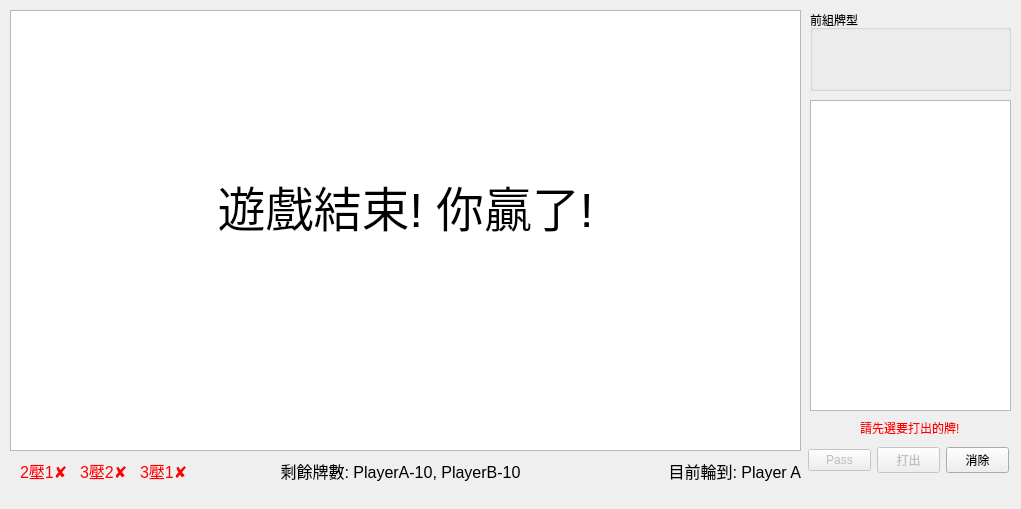
<?xml version="1.0" encoding="UTF-8"?>
<ui version="4.0">
 <class>MainWindow</class>
 <widget class="QMainWindow" name="MainWindow">
  <property name="geometry">
   <rect>
    <x>0</x>
    <y>0</y>
    <width>1021</width>
    <height>509</height>
   </rect>
  </property>
  <property name="windowTitle">
   <string>MainWindow</string>
  </property>
  <widget class="QWidget" name="centralwidget">
   <widget class="QGraphicsView" name="canva">
    <property name="geometry">
     <rect>
      <x>10</x>
      <y>10</y>
      <width>791</width>
      <height>441</height>
     </rect>
    </property>
    <property name="verticalScrollBarPolicy">
     <enum>Qt::ScrollBarAlwaysOff</enum>
    </property>
    <property name="horizontalScrollBarPolicy">
     <enum>Qt::ScrollBarAlwaysOff</enum>
    </property>
   </widget>
   <widget class="QListView" name="cardChooser">
    <property name="geometry">
     <rect>
      <x>810</x>
      <y>100</y>
      <width>201</width>
      <height>311</height>
     </rect>
    </property>
    <property name="verticalScrollBarPolicy">
     <enum>Qt::ScrollBarAsNeeded</enum>
    </property>
    <property name="horizontalScrollBarPolicy">
     <enum>Qt::ScrollBarAlwaysOff</enum>
    </property>
    <property name="batchSize">
     <number>100</number>
    </property>
   </widget>
   <widget class="QLabel" name="cannot_play_msg">
    <property name="geometry">
     <rect>
      <x>860</x>
      <y>420</y>
      <width>111</width>
      <height>16</height>
     </rect>
    </property>
    <property name="styleSheet">
     <string notr="true">QLabel{color:#f00}</string>
    </property>
    <property name="text">
     <string>請先選要打出的牌!</string>
    </property>
   </widget>
   <widget class="QWidget" name="horizontalLayoutWidget">
    <property name="geometry">
     <rect>
      <x>808</x>
      <y>440</y>
      <width>201</width>
      <height>41</height>
     </rect>
    </property>
    <layout class="QHBoxLayout" name="horizontalLayout">
     <item>
      <widget class="QPushButton" name="pass_">
       <property name="enabled">
        <bool>false</bool>
       </property>
       <property name="text">
        <string>Pass</string>
       </property>
       <property name="checkable">
        <bool>false</bool>
       </property>
      </widget>
     </item>
     <item>
      <widget class="QPushButton" name="submit">
       <property name="enabled">
        <bool>false</bool>
       </property>
       <property name="text">
        <string>打出</string>
       </property>
       <property name="checkable">
        <bool>false</bool>
       </property>
      </widget>
     </item>
     <item>
      <widget class="QPushButton" name="eliminate">
       <property name="text">
        <string>消除</string>
       </property>
      </widget>
     </item>
    </layout>
   </widget>
   <widget class="QLabel" name="rule29">
    <property name="geometry">
     <rect>
      <x>140</x>
      <y>460</y>
      <width>51</width>
      <height>21</height>
     </rect>
    </property>
    <property name="font">
     <font>
      <pointsize>12</pointsize>
     </font>
    </property>
    <property name="styleSheet">
     <string notr="true">QLabel{color:#f00}</string>
    </property>
    <property name="text">
     <string>3壓1✘</string>
    </property>
   </widget>
   <widget class="QLabel" name="rule19">
    <property name="geometry">
     <rect>
      <x>80</x>
      <y>460</y>
      <width>51</width>
      <height>21</height>
     </rect>
    </property>
    <property name="font">
     <font>
      <pointsize>12</pointsize>
     </font>
    </property>
    <property name="styleSheet">
     <string notr="true">QLabel{color:#f00}</string>
    </property>
    <property name="text">
     <string>3壓2✘</string>
    </property>
   </widget>
   <widget class="QLabel" name="rule9">
    <property name="geometry">
     <rect>
      <x>20</x>
      <y>460</y>
      <width>51</width>
      <height>21</height>
     </rect>
    </property>
    <property name="font">
     <font>
      <pointsize>12</pointsize>
     </font>
    </property>
    <property name="styleSheet">
     <string notr="true">QLabel{color:#f00}</string>
    </property>
    <property name="text">
     <string>2壓1✘</string>
    </property>
   </widget>
   <widget class="QGroupBox" name="groupBox">
    <property name="geometry">
     <rect>
      <x>810</x>
      <y>10</y>
      <width>201</width>
      <height>81</height>
     </rect>
    </property>
    <property name="title">
     <string>前組牌型</string>
    </property>
    <widget class="QWidget" name="horizontalLayoutWidget_2">
     <property name="geometry">
      <rect>
       <x>0</x>
       <y>20</y>
       <width>201</width>
       <height>61</height>
      </rect>
     </property>
     <layout class="QHBoxLayout" name="prev_hand"/>
    </widget>
   </widget>
   <widget class="QLabel" name="turn_player_name">
    <property name="geometry">
     <rect>
      <x>610</x>
      <y>460</y>
      <width>191</width>
      <height>21</height>
     </rect>
    </property>
    <property name="font">
     <font>
      <pointsize>12</pointsize>
     </font>
    </property>
    <property name="styleSheet">
     <string notr="true"/>
    </property>
    <property name="text">
     <string>目前輪到: Player A</string>
    </property>
    <property name="alignment">
     <set>Qt::AlignRight|Qt::AlignTrailing|Qt::AlignVCenter</set>
    </property>
   </widget>
   <widget class="QLabel" name="gameover_msg">
    <property name="geometry">
     <rect>
      <x>10</x>
      <y>170</y>
      <width>791</width>
      <height>71</height>
     </rect>
    </property>
    <property name="font">
     <font>
      <pointsize>36</pointsize>
     </font>
    </property>
    <property name="text">
     <string>遊戲結束! 你贏了!</string>
    </property>
    <property name="alignment">
     <set>Qt::AlignCenter</set>
    </property>
   </widget>
   <widget class="QLabel" name="card_count">
    <property name="geometry">
     <rect>
      <x>200</x>
      <y>460</y>
      <width>401</width>
      <height>21</height>
     </rect>
    </property>
    <property name="font">
     <font>
      <pointsize>12</pointsize>
     </font>
    </property>
    <property name="styleSheet">
     <string notr="true"/>
    </property>
    <property name="text">
     <string>剩餘牌數: PlayerA-10, PlayerB-10</string>
    </property>
    <property name="alignment">
     <set>Qt::AlignCenter</set>
    </property>
   </widget>
  </widget>
  <widget class="QMenuBar" name="menubar">
   <property name="geometry">
    <rect>
     <x>0</x>
     <y>0</y>
     <width>1021</width>
     <height>22</height>
    </rect>
   </property>
  </widget>
 </widget>
 <resources/>
 <connections/>
</ui>
